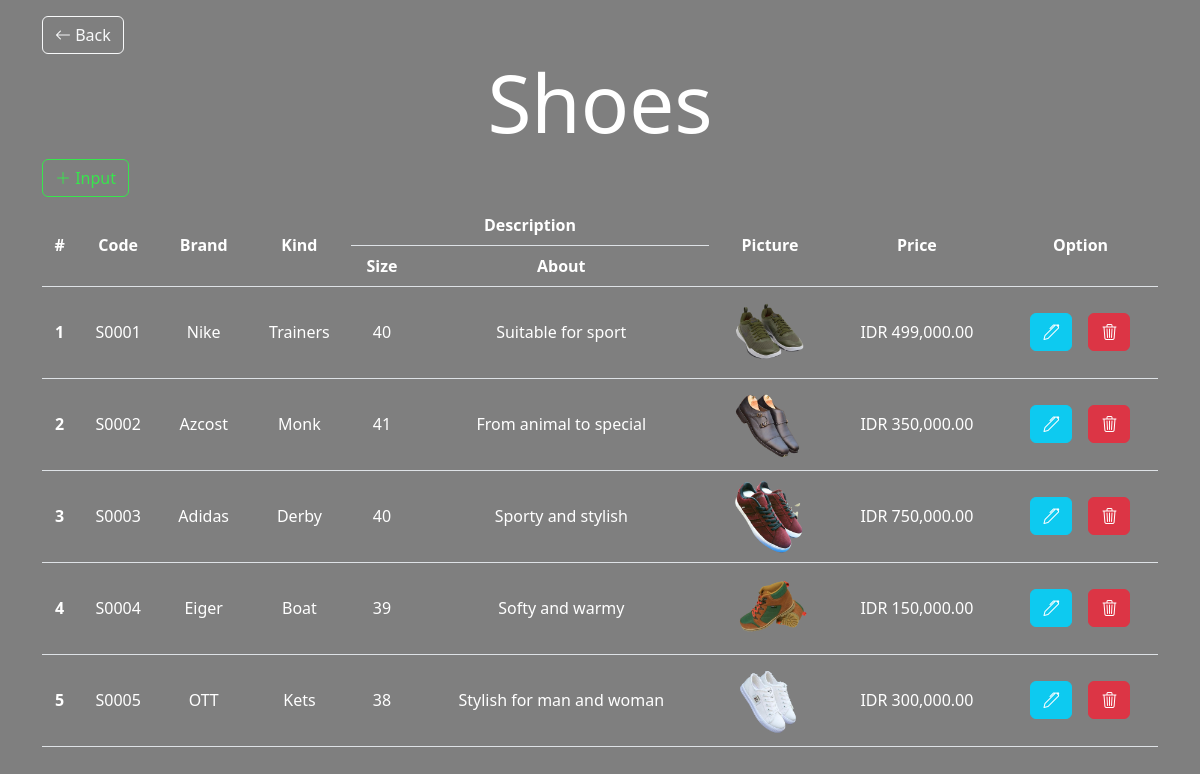
Screenshot of /shoes.php with the database file from the repository.
### tables this page shows
CREATE TABLE `shoes` (
  `code_s` char(5) NOT NULL,
  `brand` varchar(50) NOT NULL,
  `ctgry_code_s` char(5) NOT NULL,
  `size` varchar(3) NOT NULL,
  `about` text NOT NULL,
  `picture` text NOT NULL,
  `price` varchar(1000) NOT NULL
);

CREATE TABLE `category_s` (
  `ctgry_code_s` char(5) NOT NULL,
  `kind` char(50) NOT NULL
);

### shoes.php (the view, shortened to what this page needs)
<!DOCTYPE html>
<html lang="en">
<head>
    <link rel="stylesheet" href="css/bootstrap.min.css" />
    <link rel="stylesheet" href="https://cdn.jsdelivr.net/npm/bootstrap-icons@1.10.3/font/bootstrap-icons.css" />
</head>
<body>
    <div class="container-fluid home">
        <div class="container mt-3">
            <a href="home.html" class="btn btn-outline-light"><i class="bi bi-arrow-left"></i> Back</a>
            <h1 class="display-1 text-center text-white">Shoes</h1>
            <h3><a href="input_shoes.php" class="btn btn-outline-success"><i class="bi bi-plus-lg"></i> Input</a></h3>
            <table class="table text-white text-center">
                <thead>
                    <tr class="align-middle">
                        <th rowspan="2">#</th>
                        <th rowspan="2">Code</th>
                        <th rowspan="2">Brand</th>
                        <th rowspan="2">Kind</th>
                        <th colspan="2">Description</th>
                        <th rowspan="2">Picture</th>
                        <th rowspan="2">Price</th>
                        <th rowspan="2" colspan="2">Option</th>
                    </tr>
                    <tr>
                        <th>Size</th>
                        <th>About</th>
                    </tr>
                </thead>
                <tbody>
                    <?php
                    include "connect.php";
                    $no = 1;
                    $tampil = mysqli_query($con, "SELECT * FROM shoes INNER JOIN category_s ON category_s.ctgry_code_s=shoes.ctgry_code_s");
                    while ($r = mysqli_fetch_array($tampil)) {
                    ?>
                        <tr class="align-middle">
                            <th><?= $no++; ?></th>
                            <td><?= $r['code_s'] ?></td>
                            <td><?= $r['brand'] ?></td>
                            <td><?= $r['kind'] ?></td>
                            <td><?= $r['size'] ?></td>
                            <td><?= $r['about'] ?></td>
                            <td><img src="img/shoes/<?= $r['picture'] ?>" alt="foto" style="width: 75px;"></td>
                            <td><?= $r['price'] ?></td>
                            <td class="text-end">
                                <a href="edit_shoes.php?code_s=<?php echo $r['code_s'] ?>"><button type='button' class='btn btn-info text-white'><i class="bi bi-pen"></i></button></a>
                            </td>
                            <td class="text-start">
                                <a href="delete_shoes.php?code_s=<?php echo $r['code_s'] ?>"><button type='button' class='btn btn-danger'><i class="bi bi-trash3"></i></button></a>
                            </td>
                        </tr>
                    <?php } ?>
                </tbody>
            </table>
        </div>
    </div>
</body>
</html>

### shoes.php (style rules this page uses)
body { height: 100vh; background-image: linear-gradient(rgba(0, 0, 0, 0.5), rgba(0, 0, 0, 0.5)), url("img/shoes.jpg"); background-position: center; background-size: cover; }
h3 a { color: #38E54D !important; border-color: #38E54D !important; }

### rows the page displays
shoes: code_s "S0001", brand "Nike", ctgry_code_s.kind "Trainers", size "40", about "Suitable for sport", picture (picture), price "IDR 499,000.00"
shoes: code_s "S0002", brand "Azcost", ctgry_code_s.kind "Monk", size "41", about "From animal to special", picture (picture), price "IDR 350,000.00"
shoes: code_s "S0003", brand "Adidas", ctgry_code_s.kind "Derby", size "40", about "Sporty and stylish", picture (picture), price "IDR 750,000.00"
shoes: code_s "S0004", brand "Eiger", ctgry_code_s.kind "Boat", size "39", about "Softy and warmy", picture (picture), price "IDR 150,000.00"
shoes: code_s "S0005", brand "OTT", ctgry_code_s.kind "Kets", size "38", about "Stylish for man and woman", picture (picture), price "IDR 300,000.00"
